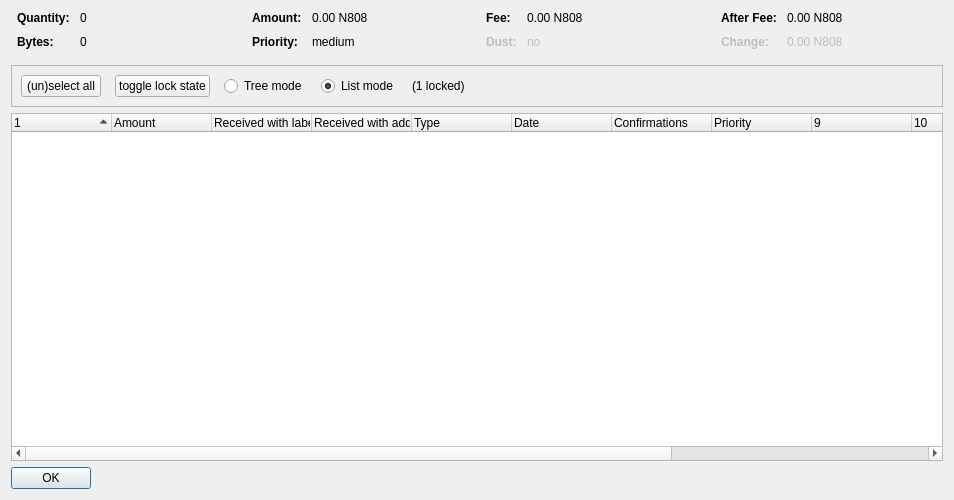
<?xml version="1.0" encoding="UTF-8"?>
<ui version="4.0">
 <class>CoinControlDialog</class>
 <widget class="QDialog" name="CoinControlDialog">
  <property name="geometry">
   <rect>
    <x>0</x>
    <y>0</y>
    <width>954</width>
    <height>500</height>
   </rect>
  </property>
  <property name="windowTitle">
   <string>Coin Selection</string>
  </property>
  <layout class="QVBoxLayout" name="verticalLayout">
   <item>
    <layout class="QHBoxLayout" name="horizontalLayoutTop" stretch="0,0,0,0">
     <property name="topMargin">
      <number>0</number>
     </property>
     <property name="bottomMargin">
      <number>10</number>
     </property>
     <item>
      <layout class="QFormLayout" name="formLayoutCoinControl1">
       <property name="horizontalSpacing">
        <number>10</number>
       </property>
       <property name="verticalSpacing">
        <number>10</number>
       </property>
       <property name="leftMargin">
        <number>6</number>
       </property>
       <property name="rightMargin">
        <number>6</number>
       </property>
       <item row="0" column="0">
        <widget class="QLabel" name="labelCoinControlQuantityText">
         <property name="font">
          <font>
           <weight>75</weight>
           <bold>true</bold>
          </font>
         </property>
         <property name="text">
          <string>Quantity:</string>
         </property>
        </widget>
       </item>
       <item row="0" column="1">
        <widget class="QLabel" name="labelCoinControlQuantity">
         <property name="cursor">
          <cursorShape>IBeamCursor</cursorShape>
         </property>
         <property name="contextMenuPolicy">
          <enum>Qt::ActionsContextMenu</enum>
         </property>
         <property name="text">
          <string notr="true">0</string>
         </property>
         <property name="textInteractionFlags">
          <set>Qt::LinksAccessibleByMouse|Qt::TextSelectableByKeyboard|Qt::TextSelectableByMouse</set>
         </property>
        </widget>
       </item>
       <item row="1" column="0">
        <widget class="QLabel" name="labelCoinControlBytesText">
         <property name="font">
          <font>
           <weight>75</weight>
           <bold>true</bold>
          </font>
         </property>
         <property name="text">
          <string>Bytes:</string>
         </property>
        </widget>
       </item>
       <item row="1" column="1">
        <widget class="QLabel" name="labelCoinControlBytes">
         <property name="cursor">
          <cursorShape>IBeamCursor</cursorShape>
         </property>
         <property name="contextMenuPolicy">
          <enum>Qt::ActionsContextMenu</enum>
         </property>
         <property name="text">
          <string notr="true">0</string>
         </property>
         <property name="textInteractionFlags">
          <set>Qt::LinksAccessibleByMouse|Qt::TextSelectableByKeyboard|Qt::TextSelectableByMouse</set>
         </property>
        </widget>
       </item>
      </layout>
     </item>
     <item>
      <layout class="QFormLayout" name="formLayoutCoinControl2">
       <property name="horizontalSpacing">
        <number>10</number>
       </property>
       <property name="verticalSpacing">
        <number>10</number>
       </property>
       <property name="leftMargin">
        <number>6</number>
       </property>
       <property name="rightMargin">
        <number>6</number>
       </property>
       <item row="0" column="0">
        <widget class="QLabel" name="labelCoinControlAmountText">
         <property name="font">
          <font>
           <weight>75</weight>
           <bold>true</bold>
          </font>
         </property>
         <property name="text">
          <string>Amount:</string>
         </property>
        </widget>
       </item>
       <item row="0" column="1">
        <widget class="QLabel" name="labelCoinControlAmount">
         <property name="cursor">
          <cursorShape>IBeamCursor</cursorShape>
         </property>
         <property name="contextMenuPolicy">
          <enum>Qt::ActionsContextMenu</enum>
         </property>
         <property name="text">
          <string notr="true">0.00 N808</string>
         </property>
         <property name="textInteractionFlags">
          <set>Qt::LinksAccessibleByMouse|Qt::TextSelectableByKeyboard|Qt::TextSelectableByMouse</set>
         </property>
        </widget>
       </item>
       <item row="1" column="0">
        <widget class="QLabel" name="labelCoinControlPriorityText">
         <property name="font">
          <font>
           <weight>75</weight>
           <bold>true</bold>
          </font>
         </property>
         <property name="text">
          <string>Priority:</string>
         </property>
        </widget>
       </item>
       <item row="1" column="1">
        <widget class="QLabel" name="labelCoinControlPriority">
         <property name="cursor">
          <cursorShape>IBeamCursor</cursorShape>
         </property>
         <property name="contextMenuPolicy">
          <enum>Qt::ActionsContextMenu</enum>
         </property>
         <property name="text">
          <string>medium</string>
         </property>
         <property name="textInteractionFlags">
          <set>Qt::LinksAccessibleByMouse|Qt::TextSelectableByKeyboard|Qt::TextSelectableByMouse</set>
         </property>
        </widget>
       </item>
      </layout>
     </item>
     <item>
      <layout class="QFormLayout" name="formLayoutCoinControl3">
       <property name="horizontalSpacing">
        <number>10</number>
       </property>
       <property name="verticalSpacing">
        <number>10</number>
       </property>
       <property name="leftMargin">
        <number>6</number>
       </property>
       <property name="rightMargin">
        <number>6</number>
       </property>
       <item row="0" column="0">
        <widget class="QLabel" name="labelCoinControlFeeText">
         <property name="font">
          <font>
           <weight>75</weight>
           <bold>true</bold>
          </font>
         </property>
         <property name="text">
          <string>Fee:</string>
         </property>
        </widget>
       </item>
       <item row="0" column="1">
        <widget class="QLabel" name="labelCoinControlFee">
         <property name="cursor">
          <cursorShape>IBeamCursor</cursorShape>
         </property>
         <property name="contextMenuPolicy">
          <enum>Qt::ActionsContextMenu</enum>
         </property>
         <property name="text">
          <string notr="true">0.00 N808</string>
         </property>
         <property name="textInteractionFlags">
          <set>Qt::LinksAccessibleByMouse|Qt::TextSelectableByKeyboard|Qt::TextSelectableByMouse</set>
         </property>
        </widget>
       </item>
       <item row="1" column="0">
        <widget class="QLabel" name="labelCoinControlLowOutputText">
         <property name="enabled">
          <bool>false</bool>
         </property>
         <property name="font">
          <font>
           <weight>75</weight>
           <bold>true</bold>
          </font>
         </property>
         <property name="text">
          <string>Dust:</string>
         </property>
        </widget>
       </item>
       <item row="1" column="1">
        <widget class="QLabel" name="labelCoinControlLowOutput">
         <property name="enabled">
          <bool>false</bool>
         </property>
         <property name="cursor">
          <cursorShape>IBeamCursor</cursorShape>
         </property>
         <property name="contextMenuPolicy">
          <enum>Qt::ActionsContextMenu</enum>
         </property>
         <property name="text">
          <string>no</string>
         </property>
         <property name="textInteractionFlags">
          <set>Qt::LinksAccessibleByMouse|Qt::TextSelectableByKeyboard|Qt::TextSelectableByMouse</set>
         </property>
        </widget>
       </item>
      </layout>
     </item>
     <item>
      <layout class="QFormLayout" name="formLayoutCoinControl4">
       <property name="horizontalSpacing">
        <number>10</number>
       </property>
       <property name="verticalSpacing">
        <number>10</number>
       </property>
       <property name="leftMargin">
        <number>6</number>
       </property>
       <property name="rightMargin">
        <number>6</number>
       </property>
       <item row="0" column="0">
        <widget class="QLabel" name="labelCoinControlAfterFeeText">
         <property name="font">
          <font>
           <weight>75</weight>
           <bold>true</bold>
          </font>
         </property>
         <property name="text">
          <string>After Fee:</string>
         </property>
        </widget>
       </item>
       <item row="0" column="1">
        <widget class="QLabel" name="labelCoinControlAfterFee">
         <property name="cursor">
          <cursorShape>IBeamCursor</cursorShape>
         </property>
         <property name="contextMenuPolicy">
          <enum>Qt::ActionsContextMenu</enum>
         </property>
         <property name="text">
          <string notr="true">0.00 N808</string>
         </property>
         <property name="textInteractionFlags">
          <set>Qt::LinksAccessibleByMouse|Qt::TextSelectableByKeyboard|Qt::TextSelectableByMouse</set>
         </property>
        </widget>
       </item>
       <item row="1" column="0">
        <widget class="QLabel" name="labelCoinControlChangeText">
         <property name="enabled">
          <bool>false</bool>
         </property>
         <property name="font">
          <font>
           <weight>75</weight>
           <bold>true</bold>
          </font>
         </property>
         <property name="text">
          <string>Change:</string>
         </property>
        </widget>
       </item>
       <item row="1" column="1">
        <widget class="QLabel" name="labelCoinControlChange">
         <property name="enabled">
          <bool>false</bool>
         </property>
         <property name="cursor">
          <cursorShape>IBeamCursor</cursorShape>
         </property>
         <property name="contextMenuPolicy">
          <enum>Qt::ActionsContextMenu</enum>
         </property>
         <property name="text">
          <string notr="true">0.00 N808</string>
         </property>
         <property name="textInteractionFlags">
          <set>Qt::LinksAccessibleByMouse|Qt::TextSelectableByKeyboard|Qt::TextSelectableByMouse</set>
         </property>
        </widget>
       </item>
      </layout>
     </item>
    </layout>
   </item>
   <item>
    <widget class="QFrame" name="frame">
     <property name="minimumSize">
      <size>
       <width>0</width>
       <height>40</height>
      </size>
     </property>
     <property name="frameShape">
      <enum>QFrame::StyledPanel</enum>
     </property>
     <property name="frameShadow">
      <enum>QFrame::Sunken</enum>
     </property>
     <layout class="QHBoxLayout" name="horizontalLayout">
      <item>
       <layout class="QHBoxLayout" name="horizontalLayoutPanel" stretch="0,0,0,0,0,0">
        <property name="spacing">
         <number>14</number>
        </property>
        <item>
         <widget class="QPushButton" name="pushButtonSelectAll">
          <property name="sizePolicy">
           <sizepolicy hsizetype="Maximum" vsizetype="Fixed">
            <horstretch>0</horstretch>
            <verstretch>0</verstretch>
           </sizepolicy>
          </property>
          <property name="text">
           <string>(un)select all</string>
          </property>
          <property name="autoDefault">
           <bool>false</bool>
          </property>
         </widget>
        </item>
        <item>
         <widget class="QPushButton" name="pushButtonToggleLock">
          <property name="sizePolicy">
           <sizepolicy hsizetype="Maximum" vsizetype="Fixed">
            <horstretch>0</horstretch>
            <verstretch>0</verstretch>
           </sizepolicy>
          </property>
          <property name="text">
           <string>toggle lock state</string>
          </property>
          <property name="autoDefault">
           <bool>false</bool>
          </property>
         </widget>
        </item>
        <item>
         <widget class="QRadioButton" name="radioTreeMode">
          <property name="sizePolicy">
           <sizepolicy hsizetype="Maximum" vsizetype="Fixed">
            <horstretch>0</horstretch>
            <verstretch>0</verstretch>
           </sizepolicy>
          </property>
          <property name="text">
           <string>Tree mode</string>
          </property>
         </widget>
        </item>
        <item>
         <widget class="QRadioButton" name="radioListMode">
          <property name="sizePolicy">
           <sizepolicy hsizetype="Maximum" vsizetype="Fixed">
            <horstretch>0</horstretch>
            <verstretch>0</verstretch>
           </sizepolicy>
          </property>
          <property name="text">
           <string>List mode</string>
          </property>
          <property name="checked">
           <bool>true</bool>
          </property>
         </widget>
        </item>
        <item>
         <widget class="QLabel" name="labelLocked">
          <property name="text">
           <string>(1 locked)</string>
          </property>
         </widget>
        </item>
        <item>
         <spacer name="horizontalSpacer">
          <property name="orientation">
           <enum>Qt::Horizontal</enum>
          </property>
          <property name="sizeHint" stdset="0">
           <size>
            <width>40</width>
            <height>20</height>
           </size>
          </property>
         </spacer>
        </item>
       </layout>
      </item>
     </layout>
    </widget>
   </item>
   <item>
    <widget class="CoinControlTreeWidget" name="treeWidget">
     <property name="contextMenuPolicy">
      <enum>Qt::CustomContextMenu</enum>
     </property>
     <property name="sortingEnabled">
      <bool>false</bool>
     </property>
     <property name="columnCount">
      <number>13</number>
     </property>
     <attribute name="headerShowSortIndicator" stdset="0">
      <bool>true</bool>
     </attribute>
     <attribute name="headerStretchLastSection">
      <bool>false</bool>
     </attribute>
     <column>
      <property name="text">
       <string/>
      </property>
     </column>
     <column>
      <property name="text">
       <string>Amount</string>
      </property>
     </column>
     <column>
      <property name="text">
       <string>Received with label</string>
      </property>
     </column>
     <column>
      <property name="text">
       <string>Received with address</string>
      </property>
     </column>
     <column>
      <property name="text">
	<string>Type</string>
      </property>
     </column>
     <column>
      <property name="text">
       <string>Date</string>
      </property>
     </column>
     <column>
      <property name="text">
       <string>Confirmations</string>
      </property>
      <property name="toolTip">
       <string>Confirmed</string>
      </property>
     </column>
     <column>
      <property name="text">
       <string>Priority</string>
      </property>
     </column>
     <column>
      <property name="text">
       <string/>
      </property>
     </column>
     <column>
      <property name="text">
       <string/>
      </property>
     </column>
     <column>
      <property name="text">
       <string/>
      </property>
     </column>
     <column>
      <property name="text">
       <string/>
      </property>
     </column>
     <column>
      <property name="text">
       <string/>
      </property>
     </column>
    </widget>
   </item>
   <item>
    <widget class="QDialogButtonBox" name="buttonBox">
     <property name="sizePolicy">
      <sizepolicy hsizetype="Maximum" vsizetype="Fixed">
       <horstretch>0</horstretch>
       <verstretch>0</verstretch>
      </sizepolicy>
     </property>
     <property name="orientation">
      <enum>Qt::Horizontal</enum>
     </property>
     <property name="standardButtons">
      <set>QDialogButtonBox::Ok</set>
     </property>
    </widget>
   </item>
  </layout>
 </widget>
 <customwidgets>
  <customwidget>
   <class>CoinControlTreeWidget</class>
   <extends>QTreeWidget</extends>
   <header>coincontroltreewidget.h</header>
  </customwidget>
 </customwidgets>
 <resources/>
 <connections/>
</ui>
